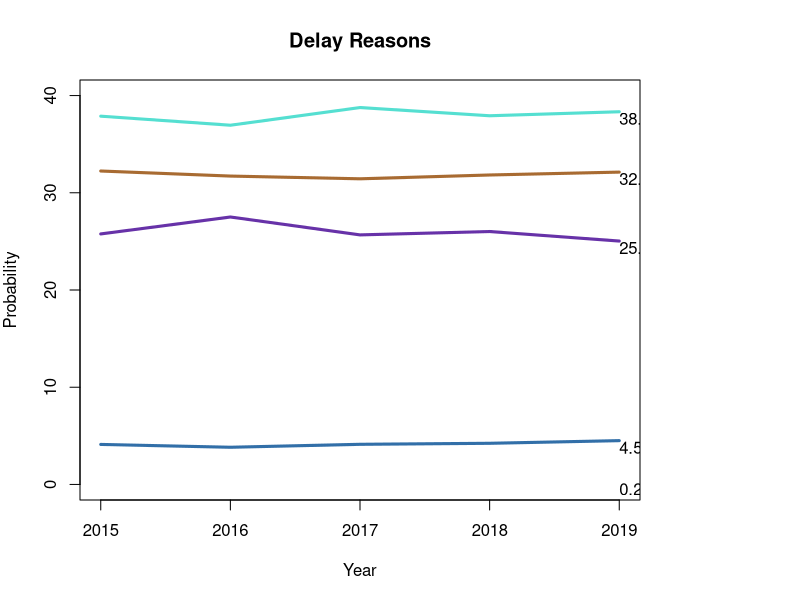

Source code (R):
### Delay Reasons 

library(readr)
library(tidyverse)

delay_reason <- read_csv('Final Flights Data/Delay Reasons by airline(2015-2019).csv', skip = 1)
View(delay_reason)

delay_reason %>% 
  group_by(Year) %>% 
  summarise()
  

on_time <- read_csv('Final Flights Data/Airline on-time perform(2015-2019).csv', guess_max = 1000)
View(on_time)
names(on_time) <- str_replace_all(tolower(names(on_time)), "`","")
names(on_time) <- str_replace_all(tolower(names(on_time)), " ","_")
names(on_time) <- str_replace_all(tolower(names(on_time)), "-","_")
names(on_time) <- str_replace_all(tolower(names(on_time)), "[.]","")
names(on_time) <- gsub("[()]", "", names(on_time))
on_time[on_time == "N`A"] <- NA
colSums(is.na(on_time))



colSums(is.na(on_time))
summary(on_time)
## year by year performance 
on_time %>% 
  group_by(year) %>% 
  summarise(carrier = mean(as.numeric(carrier_avg_mins), na.rm = TRUE),
            weather = mean(as.numeric(weatheravg_mins), na.rm = TRUE),
            aviation = mean(as.numeric(national_aviation_systemavg_mins), na.rm = TRUE),
            late_arrival = mean(as.numeric(late_aircraft_arrivalavg_mins), na.rm = TRUE),
            security = mean(as.numeric(securityavg_mins), na.rm = TRUE)) %>% 
  mutate(total = carrier + weather + aviation + late_arrival) %>% 
  mutate(carrier_p = carrier * 100 / total,
         weather_p = weather * 100 / total,
         aviation_p = aviation * 100 / total,
         late_arrival_p = late_arrival * 100 / total,
         security_p = security * 100 / total) %>% 
  ungroup() -> result

result


par(mar = c(5, 4, 4, 8))
plot(result$year, result$carrier_p, main="Delay Reasons" ,type="l", xlab="Year",
     ylab="Probability", col = "#a86b32", lwd = 3, ylim = c(0, 40))
lines(result$year, result$weather_p, col = '#326fa8', type = "l", lwd = 3)
lines(result$year, result$aviation_p, col = '#6732a8', type = "l", lwd = 3)
lines(result$year, result$late_arrival_p, col =  '#55DFD1', type = "l", lwd = 3)
text(result$year[5], result$weather_p[5], labels = round(result$weather_p[5],2), 
     adj = c(0, 1))
text(result$year[5], result$carrier_p[5], labels = round(result$carrier_p[5],2), 
     adj = c(0, 1))
text(result$year[5], result$aviation_p[5], labels = round(result$aviation_p[5],2), 
     adj = c(0, 1))
text(result$year[5], result$late_arrival_p[5], labels = round(result$late_arrival_p[5],2), 
     adj = c(0, 1))
text(result$year[5], result$security_p[5], labels = round(result$security_p[5],2), 
     adj = c(0, 1))
legend("topright", inset = c(-0.5, 0),
       legend = c("carrier", "weather", 'aviation', 'late arrival', 'security'),
       fill=c("#a86b32", '#326fa8', '#6732a8', '#55DFD1','#1F7D3F' ))

